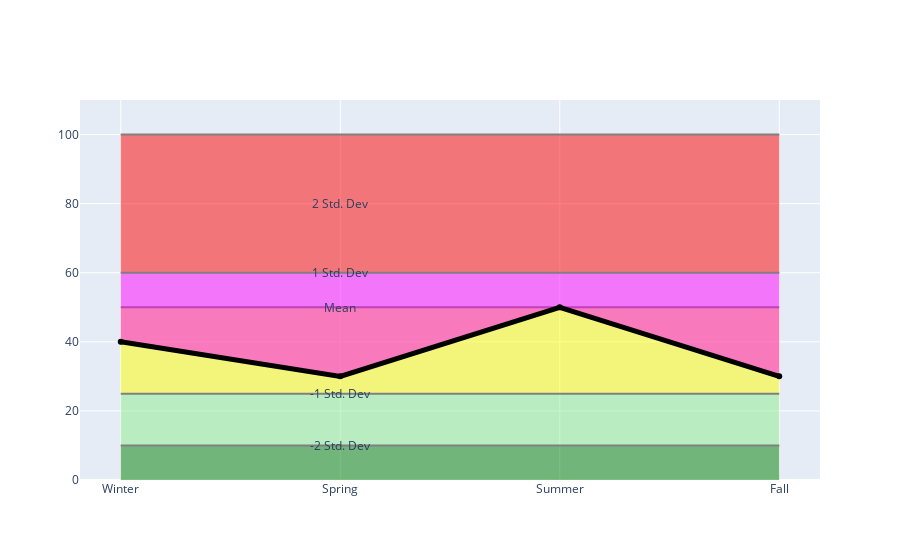

Notebook source saved alongside this figure:
### Markdown cell above
# Leveraging Manually downloaded data

### Code cell
import plotly.graph_objects as go

x=['Winter', 'Spring', 'Summer', 'Fall']

fig = go.Figure()
fig.add_trace(go.Scatter(
    x=x, y=[10, 10, 10, 10],
    hoverinfo='x+y',
    mode='lines',
    line=dict(width=0.5, color='green'),
    fill = 'tonexty',
    text="-2 Std. Dev",
))
fig.add_trace(go.Scatter(
    x=x, y=[10, 10, 10, 10],
    hoverinfo='x+y',
    mode='lines',
    line=dict(width=2, color='grey'),
))

fig.add_trace(go.Scatter(
    x=x, y=[25, 25, 25, 25],
    hoverinfo='x+y',
    mode='lines',
    line=dict(width=0.5, color='lightgreen'),
    fill = 'tonexty'
))
fig.add_trace(go.Scatter(
    x=x, y=[25, 25, 25, 25],
    hoverinfo='x+y',
    mode='lines',
    line=dict(width=2, color='grey'),
))

fig.add_trace(go.Scatter(
    x=x, y=[50, 50, 50, 50],
    hoverinfo='x+y',
    mode='lines',
    line=dict(width=0.5, color='yellow'),
    fill = 'tonexty'
))
fig.add_trace(go.Scatter(
    x=x, y=[50, 50, 50, 50],
    hoverinfo='x+y',
    mode='lines',
    line=dict(width=2, color='grey'),
))


fig.add_trace(go.Scatter(
    x=x, y=[40, 30, 50, 30],
    hoverinfo='x+y',
    mode='lines+markers',
    line=dict(width=5, color='black'),
#     fill='tonexty'
))
fig.add_trace(go.Scatter(
    x=x, y=[60, 60, 60, 60],
    hoverinfo='x+y',
    mode='lines',
    line=dict(width=0.5, color='magenta'),
    fill = 'tonexty'
))
fig.add_trace(go.Scatter(
    x=x, y=[60, 60, 60, 60],
    hoverinfo='x+y',
    mode='lines',
    line=dict(width=2, color='grey'),
))

fig.add_trace(go.Scatter(
    x=x, y=[100, 100, 100, 100],
    hoverinfo='x+y',
    mode='lines',
    line=dict(width=0.5, color='red'),
    fill = 'tonexty'
))
fig.add_trace(go.Scatter(
    x=x, y=[100, 100, 100, 100],
    hoverinfo='x+y',
    mode='lines',
    line=dict(width=2, color='grey'),
))


fig.update_layout(yaxis_range=(0, 110),
                     annotations=[
                        dict(x=1,y=10,xref="x",yref="y",text="-2 Std. Dev",showarrow=False,arrowhead=1,ax=10,ay=-40),
                        dict(x=1,y=25,xref="x",yref="y",text="-1 Std. Dev",showarrow=False,arrowhead=1,ax=10,ay=-40),
                        dict(x=1,y=50,xref="x",yref="y",text="Mean",showarrow=False,arrowhead=1,ax=10,ay=-40),
                        dict(x=1,y=60,xref="x",yref="y",text="1 Std. Dev",showarrow=False,arrowhead=1,ax=10,ay=-40),
                        dict(x=1,y=80,xref="x",yref="y",text="2 Std. Dev",showarrow=False,arrowhead=1,ax=10,ay=-40),
    ],
                  showlegend=False,
)
fig.show()

### Figure 1 — Plotly figure (JSON) as saved in the notebook; plotly's stock layout.template omitted (floating-point values rounded to 4 significant figures)
{"data": [{"fill": "tonexty", "hoverinfo": "x+y", "line": {"color": "green", "width": 0.5}, "mode": "lines", "text": "-2 Std. Dev", "type": "scatter", "x": ["Winter", "Spring", "Summer", "Fall"], "y": [10, 10, 10, 10]}, {"hoverinfo": "x+y", "line": {"color": "grey", "width": 2}, "mode": "lines", "type": "scatter", "x": ["Winter", "Spring", "Summer", "Fall"], "y": [10, 10, 10, 10]}, {"fill": "tonexty", "hoverinfo": "x+y", "line": {"color": "lightgreen", "width": 0.5}, "mode": "lines", "type": "scatter", "x": ["Winter", "Spring", "Summer", "Fall"], "y": [25, 25, 25, 25]}, {"hoverinfo": "x+y", "line": {"color": "grey", "width": 2}, "mode": "lines", "type": "scatter", "x": ["Winter", "Spring", "Summer", "Fall"], "y": [25, 25, 25, 25]}, {"fill": "tonexty", "hoverinfo": "x+y", "line": {"color": "yellow", "width": 0.5}, "mode": "lines", "type": "scatter", "x": ["Winter", "Spring", "Summer", "Fall"], "y": [50, 50, 50, 50]}, {"hoverinfo": "x+y", "line": {"color": "grey", "width": 2}, "mode": "lines", "type": "scatter", "x": ["Winter", "Spring", "Summer", "Fall"], "y": [50, 50, 50, 50]}, {"hoverinfo": "x+y", "line": {"color": "black", "width": 5}, "mode": "lines+markers", "type": "scatter", "x": ["Winter", "Spring", "Summer", "Fall"], "y": [40, 30, 50, 30]}, {"fill": "tonexty", "hoverinfo": "x+y", "line": {"color": "magenta", "width": 0.5}, "mode": "lines", "type": "scatter", "x": ["Winter", "Spring", "Summer", "Fall"], "y": [60, 60, 60, 60]}, {"hoverinfo": "x+y", "line": {"color": "grey", "width": 2}, "mode": "lines", "type": "scatter", "x": ["Winter", "Spring", "Summer", "Fall"], "y": [60, 60, 60, 60]}, {"fill": "tonexty", "hoverinfo": "x+y", "line": {"color": "red", "width": 0.5}, "mode": "lines", "type": "scatter", "x": ["Winter", "Spring", "Summer", "Fall"], "y": [100, 100, 100, 100]}, {"hoverinfo": "x+y", "line": {"color": "grey", "width": 2}, "mode": "lines", "type": "scatter", "x": ["Winter", "Spring", "Summer", "Fall"], "y": [100, 100, 100, 100]}], "layout": {"annotations": [{"arrowhead": 1, "ax": 10, "ay": -40, "showarrow": false, "text": "-2 Std. Dev", "x": 1, "xref": "x", "y": 10, "yref": "y"}, {"arrowhead": 1, "ax": 10, "ay": -40, "showarrow": false, "text": "-1 Std. Dev", "x": 1, "xref": "x", "y": 25, "yref": "y"}, {"arrowhead": 1, "ax": 10, "ay": -40, "showarrow": false, "text": "Mean", "x": 1, "xref": "x", "y": 50, "yref": "y"}, {"arrowhead": 1, "ax": 10, "ay": -40, "showarrow": false, "text": "1 Std. Dev", "x": 1, "xref": "x", "y": 60, "yref": "y"}, {"arrowhead": 1, "ax": 10, "ay": -40, "showarrow": false, "text": "2 Std. Dev", "x": 1, "xref": "x", "y": 80, "yref": "y"}], "showlegend": false, "yaxis": {"range": [0, 110]}}}
